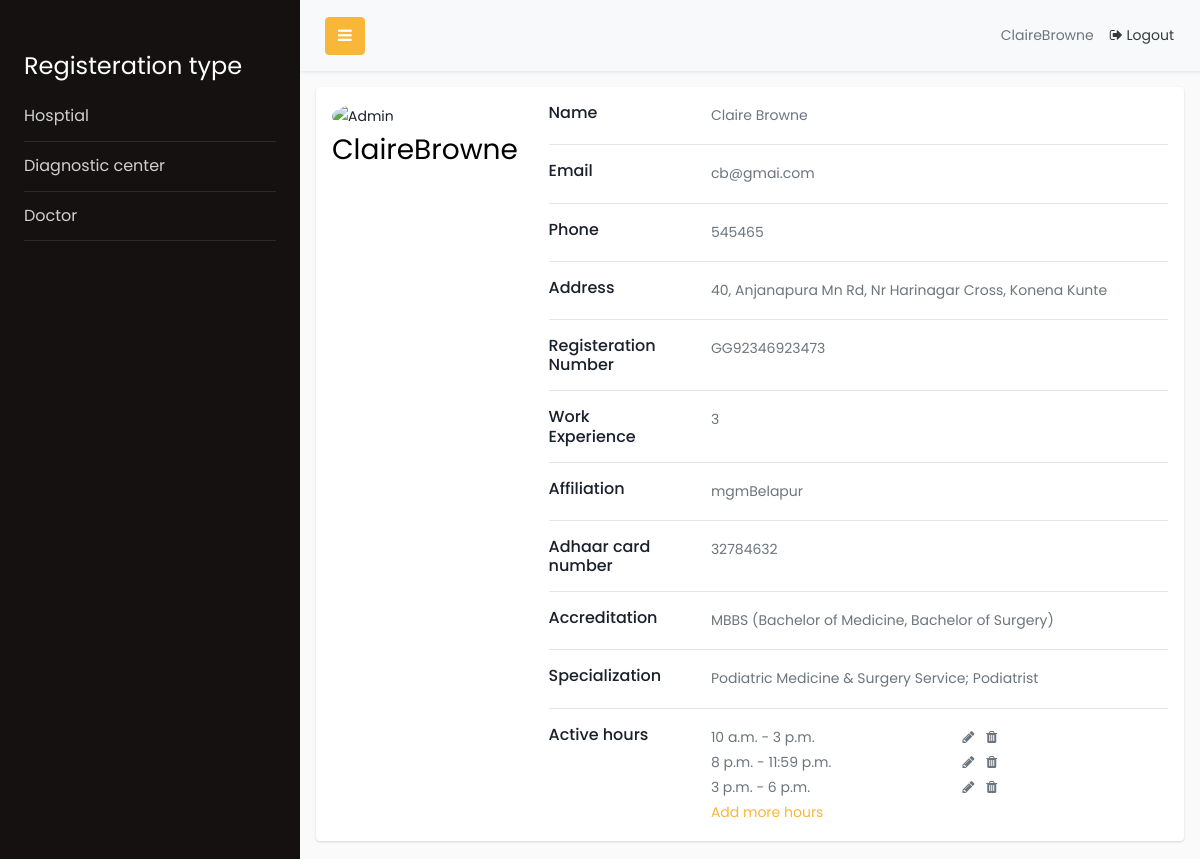
The page /d/profile/ (signed in) on the database its author committed.
### ARCIT/models.py (models this page shows)
class User(AbstractUser):
    id = models.BigAutoField(primary_key=True)
    is_patient = models.BooleanField(default=False)
    is_doctor = models.BooleanField(default=False)
    is_hospital = models.BooleanField(default=False)
    is_diagnosticDepartment = models.BooleanField(default=False)

### Doctor/models.py (models this page shows, shortened)
class Doctor(models.Model):
    id = models.BigAutoField(primary_key=True)
    user=models.OneToOneField(settings.AUTH_USER_MODEL, on_delete=models.CASCADE)
    name = models.CharField(max_length=100)
    doctor_registeration_no = models.CharField(max_length = 30, unique=True)
    email = models.EmailField(max_length=254, unique=True)
    phone_number = models.BigIntegerField(unique=True)
    experience = models.IntegerField()
    affiliation = models.CharField(max_length=100)
    accreditation = models.CharField(max_length=254)
    address = models.CharField(max_length=100)
    pincode = models.IntegerField()
    adharcardno = models.IntegerField(unique=True)
    specialization = models.CharField(max_length=100)
    active_hours = JSONField(default=list)

### Doctor/views.py (the view, shortened to what this page needs)
class ViewDoctorProfile(TemplateView):
    template_name='Doctor/profile.html'
    def get(self,request, *args, **kwargs):
        user = User.objects.get(username=request.session['loggedin_username'])
        doctor = Doctor.objects.get(user=user)
        query = '''
            select * from "Doctor_activehour" where id in(
                WITH split(one, many, str) AS (
                    SELECT  active_hours, '', active_hours||','
                        FROM "Doctor_doctor"
                        where id = %s
                    UNION ALL SELECT one,
                        substr(str, 0, instr(str, ',')),
                        substr(str, instr(str, ',')+1)
                    FROM "split" WHERE str !=''
                ) SELECT REPLACE(REPLACE(trim(many),'[',''), ']', '')
                        FROM "split"
                        WHERE many!=''
                    ORDER BY many)
        '''
        dataset = raw_sql_executor(query, [doctor.id])
        return render(request,self.template_name,{'profile':doctor, 'active_hours': dataset})

### ARCIT/views.py (called while the page is built)
def raw_sql_executor(query, params=[]):
        rows = []
        try:
            with connection.cursor() as cursor:
                cursor.execute(query, params)
                for row in MapColumnHeadings(cursor):
                    rows.append(row)
        except Exception as e:
            rows.append({"error": e})
            pass
        return rows

    def __iter__(self):
        return self

    def __next__(self):
        row = self._cursor.__next__()
        return { description[0]: row[col] for col, description in enumerate(self._cursor.description) }

### templates/Doctor/profile.html (shortened to what this page needs)
{% extends 'sidebar.html' %}
{% block content %}
<body>
    <div class="row gutters-sm">
        <div class="col-md-12">
            <div class="card" style="height: calc(100vh - 105px); overflow: auto;">
                <div class="card-body">
                    <div class="row pb-3">
                        <div class="col-12 col-md-4 col-sm-6 col-xl-3">
                            <img src="https://bootdey.com/img/Content/avatar/avatar7.png" alt="Admin" class="rounded-circle" width="150">
                            <div ><h3>{{profile.user}}</h3>
                            </div>
                        </div>
                        <div class="col-12 col-md-8 col-sm-6 col-xl-9">
                            <div class="row">
                                <div class="col-sm-3"><h6 class="mb-0">Name</h6></div>
                                <div class="col-sm-9 text-secondary">{{profile.name}}</div>
                            </div>
                            <hr>
                            <div class="row">
                                <div class="col-sm-3">
                                    <h6 class="mb-0">Email</h6>
                                </div>
                            <div class="col-sm-9 text-secondary">{{profile.email}}</div>
                        </div>
                        <hr>
                        <div class="row">
                            <div class="col-sm-3">
                                <h6 class="mb-0">Phone</h6>
                            </div>
                            <div class="col-sm-9 text-secondary">{{profile.phone_number}}</div>
                        </div>
                        <hr>
                        <div class="row">
                            <div class="col-sm-3"><h6 class="mb-0">Address</h6></div>
                            <div class="col-sm-9 text-secondary">{{profile.address}}</div>
                        </div>
                        <hr>
                        <div class="row">
                            <div class="col-sm-3">
                                <h6 class="mb-0">Registeration Number</h6>
                            </div>
                        <div class="col-sm-9 text-secondary">{{profile.doctor_registeration_no}}</div>
                        </div>
                        <hr>
                        <div class="row">
                            <div class="col-sm-3">
                                <h6 class="mb-0">Work Experience</h6>
                            </div>
                        <div class="col-sm-9 text-secondary">{{profile.experience}}</div>
                        </div>
                        <hr>
                        <div class="row">
                            <div class="col-sm-3">
                                <h6 class="mb-0">Affiliation</h6>
                            </div>
                        <div class="col-sm-9 text-secondary">{{profile.affiliation}}</div>
                        </div>
                        <hr>
                        <div class="row">
                            <div class="col-sm-3">
                                <h6 class="mb-0">Adhaar card number</h6>
                            </div>
                            <div class="col-sm-9 text-secondary">{{profile.adharcardno}}</div>
                        </div>
                        <hr>
                        <div class="row">
                            <div class="col-sm-3"><h6 class="mb-0">Accreditation</h6></div>
                            <div class="col-sm-9 text-secondary">{{profile.accreditation}}</div>
                        </div>
                        <hr>
                        <div class="row">
                            <div class="col-sm-3"><h6 class="mb-0">Specialization</h6></div>
                            <div class="col-sm-9 text-secondary">{{profile.specialization}}</div>
                        </div>
                        <hr>
                        <div class="row">
                            <div class="col-sm-3">
                                <h6 class="mb-0">Active hours</h6>
                            </div>
                            <div class="col-sm-9 text-secondary">
                                {% if active_hours|length == 0 %}
                                    <a data-toggle="modal" href="#setHours">Set active hours</a>
                                {% else %}
                                    {% for active_hour in active_hours %}
                                        <div class="row">
                                            <span class="col-8 col-sm-6">
                                                {{active_hour.arrival_time}} - {{active_hour.departure_time}}
                                            </span>
                                            <span class="col-4 col-sm-6">
                                                <i class="fa fa-pencil ml-2"
                                                    aria-hidden="true"
                                                    data-toggle="modal"
                                                    href="#setHours"
                                                    data-arrival-time="{{active_hour.arrival_time}}"
                                                    data-departure-time="{{active_hour.departure_time}}"
                                                    data-active-hour-id="{{active_hour.id}}"
                                                    data-for-hospital="{{active_hour.for_hospital}}"
                                                    style="cursor: pointer;"></i>
                                                <i class="fa fa-trash ml-2"
                                                    aria-hidden="true"
                                                    data-toggle="modal"
                                                    href="#deleteHours"
                                                    data-timespan="{{active_hour.arrival_time}} : {{active_hour.departure_time}}"
                                                    data-active-hour-id={{active_hour.id}}
                                                    style="cursor: pointer;"></i>
                                            </span>
                                            <br />
                                        </div>
                                    {% endfor %}
                                    <a class="m-0" data-toggle="modal" href="#setHours">Add more hours</a>
                                {% endif %}
                            </div>
                        </div>
                    </div>
                </div>
            </div>
            </div>
        </div>
    </div>
</body>
{% endblock %}

### templates/sidebar.html (shortened to what this page needs)
{% load static %}
<!doctype html>
<html lang="en">
  <head>
    <link rel="stylesheet" href="https://stackpath.bootstrapcdn.com/font-awesome/4.7.0/css/font-awesome.min.css">
    <link rel="stylesheet" href="{% static 'css/style.css' %}">
  </head>
  <body>
		<div class="wrapper d-flex align-items-stretch">
			<nav id="sidebar">
				<div class="p-4 pt-5">
          <ul class="list-unstyled components mb-5">
              {% if request.session.is_doctor %}
                <li>
                    <a href="{% url 'doctorprofile' %}">Profile</a>
                </li>
                <li>
                    <a href="{% url 'doctor_dashboard' %}">Dashboard</a>
                </li>
                <li>
                    <a href="{% url 'doctorAppointments' %}">Appointments</a>
                </li>
                <li>
                    <a href="{% url 'registeration' role="P" %}">New patient</a>
                </li>
                <li>
                    <a href="{% url 'otpAuth' %}">Existing patient</a>
                </li>
              {% else %}
                <li>
                    <h4 style="color:white">Registeration type</h4>
                </li>
                <li>
                    <a href="{% url 'registeration' role="H" %}">Hosptial</a>
                </li>
                <li>
                    <a href="{% url 'registeration' role="R" %}">Diagnostic center</a>
                </li>
                <li>
                    <a href="{% url 'registeration' role="D" %}">Doctor</a>
                </li>
            {% endif %}
          </ul>
	      </div>
    	</nav>
      <div id="content">
        <nav class="navbar navbar-expand-lg navbar-light bg-light mb-0">
          <div class="container-fluid">
            <button type="button" id="sidebarCollapse" class="btn btn-primary">
              <i class="fa fa-bars"></i>
            </button>
              <span class="text-secondary row">
                <span class="d-flex align-items-center">{{request.session.loggedin_username}}</span>
                {% if request.session.loggedin_username %}
                  <a href="{% url 'logout' %}" class="nav-link text-dark">
                {% else %}
                  <a href="{% url 'login' %}" class="nav-link text-dark">
                {% endif %}
                    <i class="fa fa-sign-out" aria-hidden="true"></i>
                    <span class="pt-1">
                      {% if request.session.loggedin_username %}
                          Logout
                      {% else %}
                          Login
                      {% endif %}
                    </span>
                  </a>
              </span>
          </div>
        </nav>
        <div class="p-3">
          {% block content %} {% endblock content %}
        </div>
      </div>
		</div>
  </body>
</html>

### templates/Doctor/profile.html (style rules this page uses)
body { color: #1a202c; text-align: left; }
.card { box-shadow: 0 1px 3px 0 rgba(0,0,0,.1), 0 1px 2px 0 rgba(0,0,0,.06); }
.card { position: relative; display: flex; flex-direction: column; min-width: 0; word-wrap: break-word; background-color: #fff; background-clip: border-box; border: 0 solid rgba(0,0,0,.125); border-radius: .25rem; }
.card-body { flex: 1 1 auto; min-height: 1px; padding: 1rem; }
.gutters-sm { margin-right: -8px; margin-left: -8px; }
.gutters-sm>.col, .gutters-sm>[class*=col-] { padding-right: 8px; padding-left: 8px; }

### rows shown on the page
User: session.loggedin_username "ClaireBrowne"
Doctor: user "ClaireBrowne", name "Claire Browne", email "cb@gmai.com", phone_number "545465", address "40, Anjanapura Mn Rd, Nr Harinagar Cross, Konena Kunte", doctor_registeration_no "GG92346923473", experience "3", affiliation "mgmBelapur", adharcardno "32784632", accreditation "MBBS (Bachelor of Medicine, Bachelor of Surgery)", specialization "Podiatric Medicine & Surgery Service; Podiatrist"

### other values the page prints
{{ active_hour.arrival_time }} "10 a.m." "8 p.m." "3 p.m."
{{ active_hour.departure_time }} "3 p.m." "11:59 p.m." "6 p.m."
